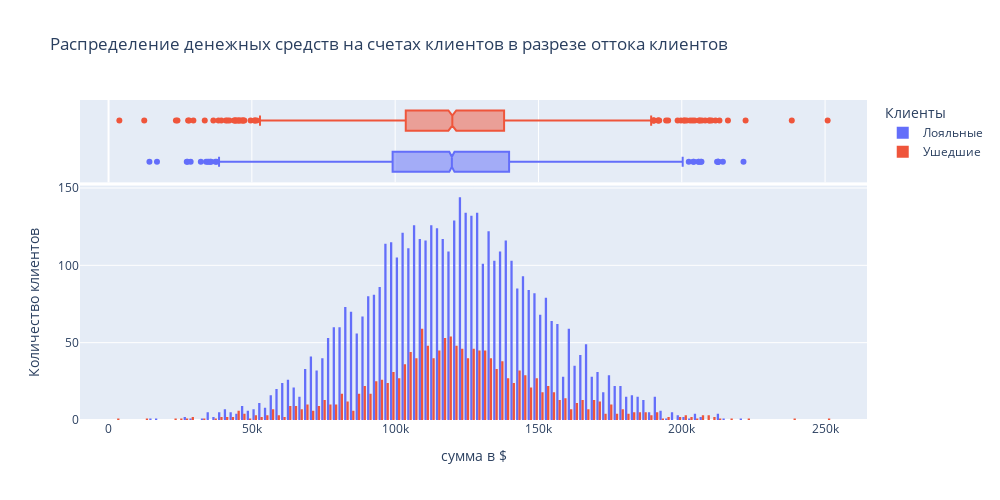

Notebook code cell kept with this figure:
### Markdown cell above
> Такой график малоинформативен, да и клиенты с минимальным остатком на счетах не так интересны банку, как клиенты с высоким остатком, поэтому построим график для клиентов, остаток на счетах которых превышает 1000 $

### Code cell
#Сортируем данные, отбирая клиентов, у которых на счету более 1000 долларов
balance_data = churn_data[churn_data['Balance'] > 1000]

#Строим гистограмму с помощью Plotly
fig = px.histogram(
    data_frame=balance_data, 
    x='Balance', 
    color = 'Exited',
    height = 500, 
    width = 1000, 
    labels = {'Balance':'сумма в $', 'Exited':'Клиенты', 'count':'Количество клиентов'},
    title ='Распределение денежных средств на счетах клиентов в разрезе оттока клиентов',
    marginal = 'box',
    barmode  = 'group'
)
#Поправим подписи на осях и в легенде для повышения удобочитаемости
fig.update_layout(yaxis_title_text='Количество клиентов')
name_legend = {'0':'Лояльные', '1':'Ушедшие'}
fig.for_each_trace(lambda t: t.update(name = name_legend[t.name]))

fig.show()

### Figure 1 — Plotly figure (JSON) as saved in the notebook; plotly's stock layout.template omitted (floating-point values rounded to 4 significant figures; data arrays with more than 128 entries replaced by an {"elided": "..."} marker saying what was removed)
{"data": [{"alignmentgroup": "True", "bingroup": "x", "hovertemplate": "Клиенты=0<br>сумма в $=%{x}<br>count=%{y}<extra></extra>", "legendgroup": "0", "marker": {"color": "#636efa", "pattern": {"shape": ""}}, "name": "Лояльные", "offsetgroup": "0", "orientation": "v", "showlegend": true, "type": "histogram", "x": {"elided": "4846 float values"}, "xaxis": "x", "yaxis": "y"}, {"alignmentgroup": "True", "hovertemplate": "Клиенты=0<br>сумма в $=%{x}<extra></extra>", "legendgroup": "0", "marker": {"color": "#636efa"}, "name": "Лояльные", "notched": true, "offsetgroup": "0", "showlegend": false, "type": "box", "x": {"elided": "4846 float values"}, "xaxis": "x2", "yaxis": "y2"}, {"alignmentgroup": "True", "bingroup": "x", "hovertemplate": "Клиенты=1<br>сумма в $=%{x}<br>count=%{y}<extra></extra>", "legendgroup": "1", "marker": {"color": "#EF553B", "pattern": {"shape": ""}}, "name": "Ушедшие", "offsetgroup": "1", "orientation": "v", "showlegend": true, "type": "histogram", "x": {"elided": "1537 float values"}, "xaxis": "x", "yaxis": "y"}, {"alignmentgroup": "True", "hovertemplate": "Клиенты=1<br>сумма в $=%{x}<extra></extra>", "legendgroup": "1", "marker": {"color": "#EF553B"}, "name": "Ушедшие", "notched": true, "offsetgroup": "1", "showlegend": false, "type": "box", "x": {"elided": "1537 float values"}, "xaxis": "x2", "yaxis": "y2"}], "layout": {"barmode": "group", "height": 500, "legend": {"title": {"text": "Клиенты"}, "tracegroupgap": 0}, "title": {"text": "Распределение денежных средств на счетах клиентов в разрезе оттока клиентов"}, "width": 1000, "xaxis": {"anchor": "y", "domain": [0, 1], "title": {"text": "сумма в $"}}, "xaxis2": {"anchor": "y2", "domain": [0, 1], "matches": "x", "showgrid": true, "showticklabels": false}, "yaxis": {"anchor": "x", "domain": [0, 0.7326], "title": {"text": "Количество клиентов"}}, "yaxis2": {"anchor": "x2", "domain": [0.7426, 1], "matches": "y2", "showgrid": false, "showline": false, "showticklabels": false, "ticks": ""}}}
